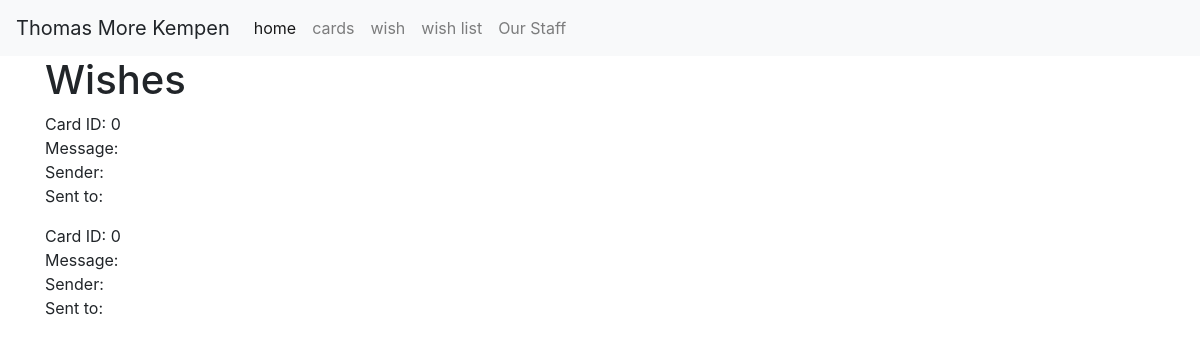
The app's page /wish_list, older data.
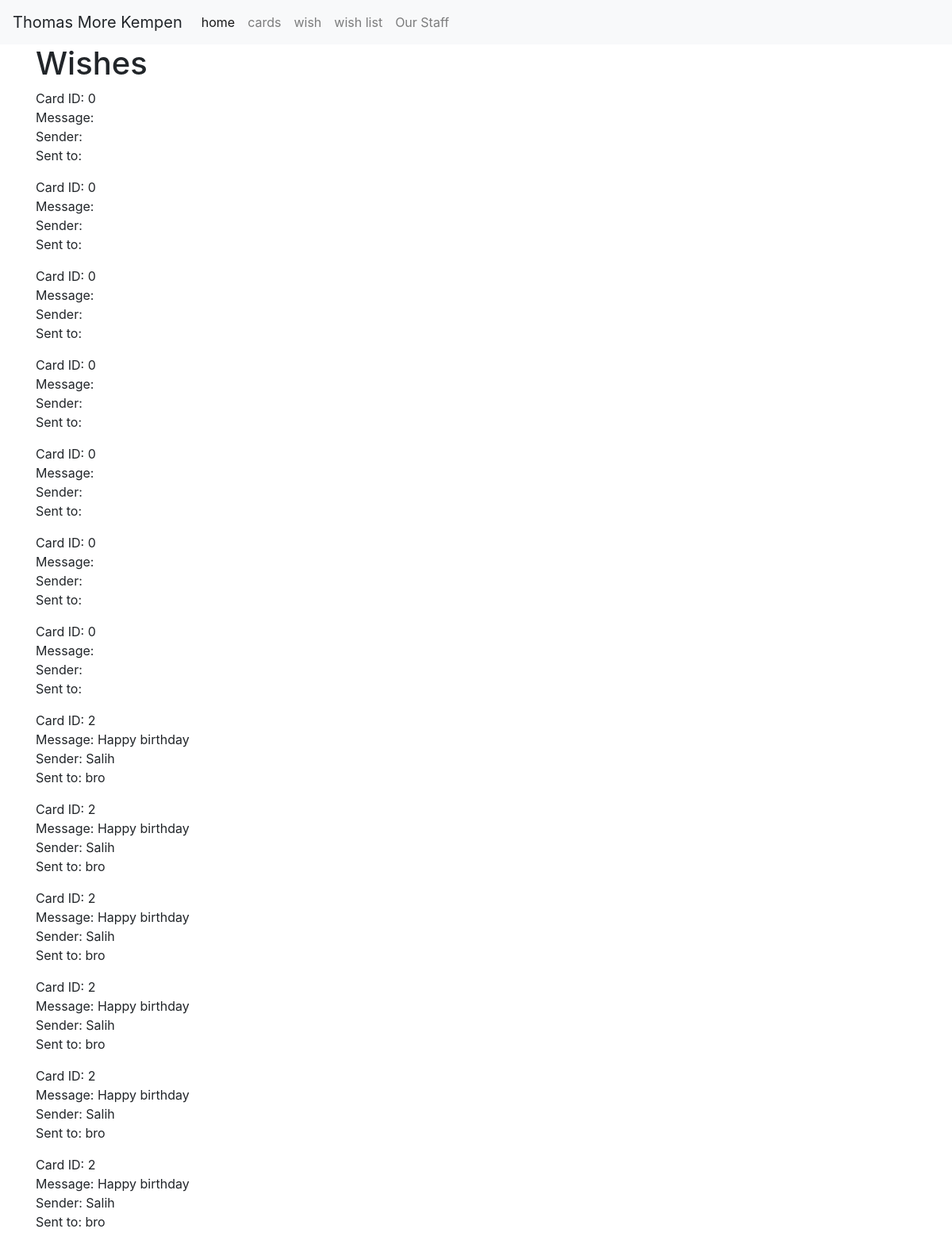
The same page, newer data.
### tables this page shows
CREATE TABLE wish (wishid INTEGER PRIMARY KEY AUTOINCREMENT NOT NULL, sender TEXT, message TEXT, cardid INTEGER, receiver TEXT);

### mysite/flask_app.py (the view)
@app.route('/wish_list')
def wish_list():
    conn = sqlite3.connect('database.db')
    conn.row_factory = dict_factory
    cur = conn.cursor()
    wishes = cur.execute('SELECT * FROM wish').fetchall()
    conn.close()
    return render_template('wish_list.html', wishes = wishes)

### mysite/flask_app.py (called while the page is built)
def dict_factory(cursor, row):
    d = {}
    for idx, col in enumerate(cursor.description):
        d[col[0]] = row[idx]
    return d

### mysite/templates/wish_list.html (shortened to what this page needs)
{% extends 'index.html' %}
{% block content %}
<h1>Wishes</h1>
<div>
    {%for wish in wishes%}
    <p>Card ID:  {{wish['cardid']}} <br> Message:  {{wish['message']}} <br> Sender: {{wish['sender']}} <br>Sent to:  {{wish['receiver']}}</p>
    {% endfor %}
</div>
{% endblock %}

### mysite/templates/index.html (shortened to what this page needs)
<!doctype html>
<html lang="en">
  <head>
    <link rel="stylesheet" href="https://stackpath.bootstrapcdn.com/bootstrap/4.3.1/css/bootstrap.min.css">
  </head>
  <body>
    <nav class="navbar navbar-expand-md navbar-light bg-light">
        <a class="navbar-brand">Thomas More Kempen</a>
        <div class="collapse navbar-collapse" id="navbarNav">
            <ul class="navbar-nav">
            <li class="nav-item active">
                <a class="nav-link" href="/">home</a>
            </li>
            <li class="nav-item">
                <a class="nav-link" href="cards">cards</a>
            </li>
            <li class="nav-item">
                <a class="nav-link" href="wish">wish</a>
            </li>
            <li class="nav-item">
                <a class="nav-link" href="wish_list">wish list</a>
            </li>
            <li class="nav-item">
                <a class="nav-link" href="staff">Our Staff</a>
            </li>
            </ul>
        </div>
    </nav>
    <div class="container">
        {% block content %} {% endblock %}
    </div>
  </body>
</html>

Row changes from the older to the newer data that the page shows:
added wish: cardid "0"
added wish: cardid "0"
added wish: cardid "0"
added wish: cardid "0"
added wish: cardid "0"
added wish: cardid "2", message "Happy birthday", sender "Salih", receiver "bro"
added wish: cardid "2", message "Happy birthday", sender "Salih", receiver "bro"
added wish: cardid "2", message "Happy birthday", sender "Salih", receiver "bro"
added wish: cardid "2", message "Happy birthday", sender "Salih", receiver "bro"
added wish: cardid "2", message "Happy birthday", sender "Salih", receiver "bro"
added wish: cardid "2", message "Happy birthday", sender "Salih", receiver "bro"
